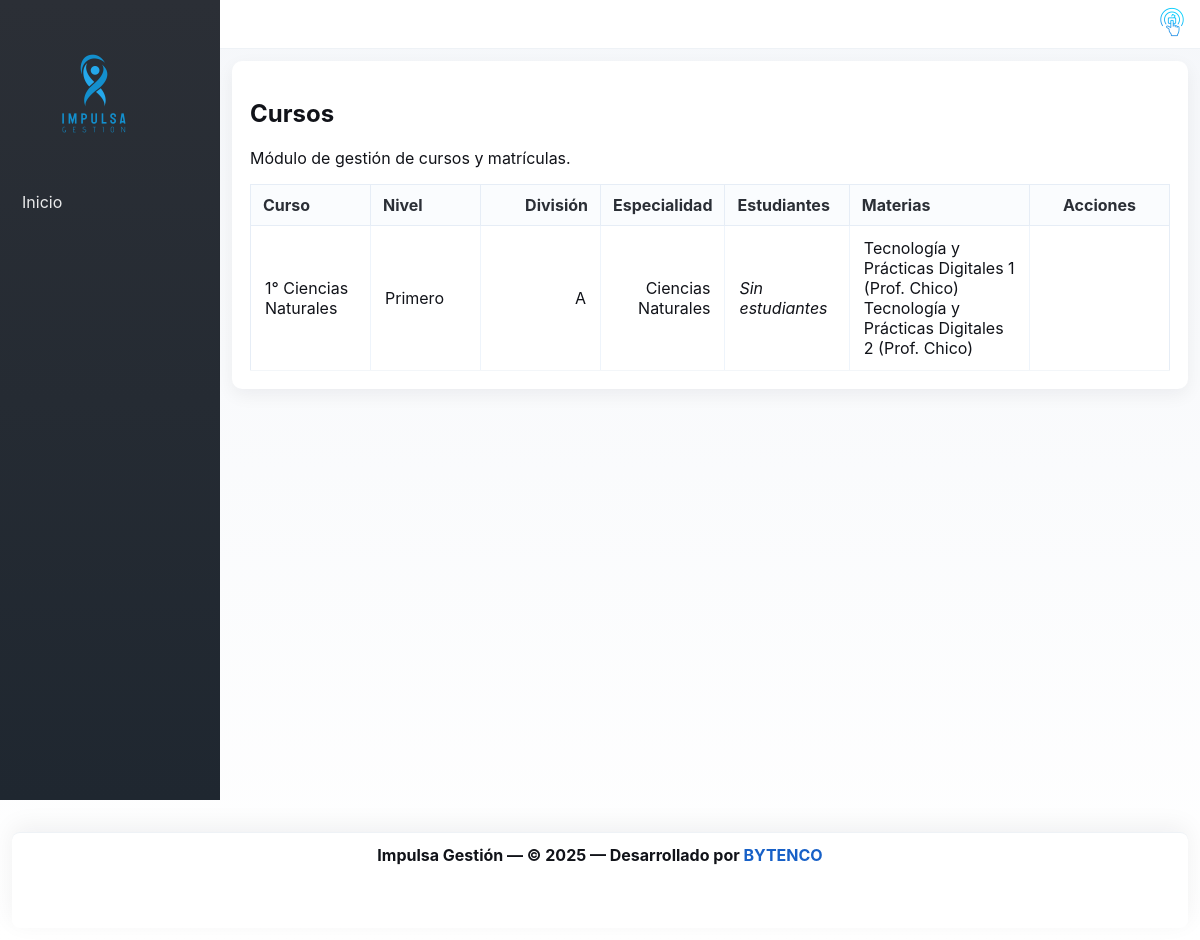
The app's page /courses/, older data.
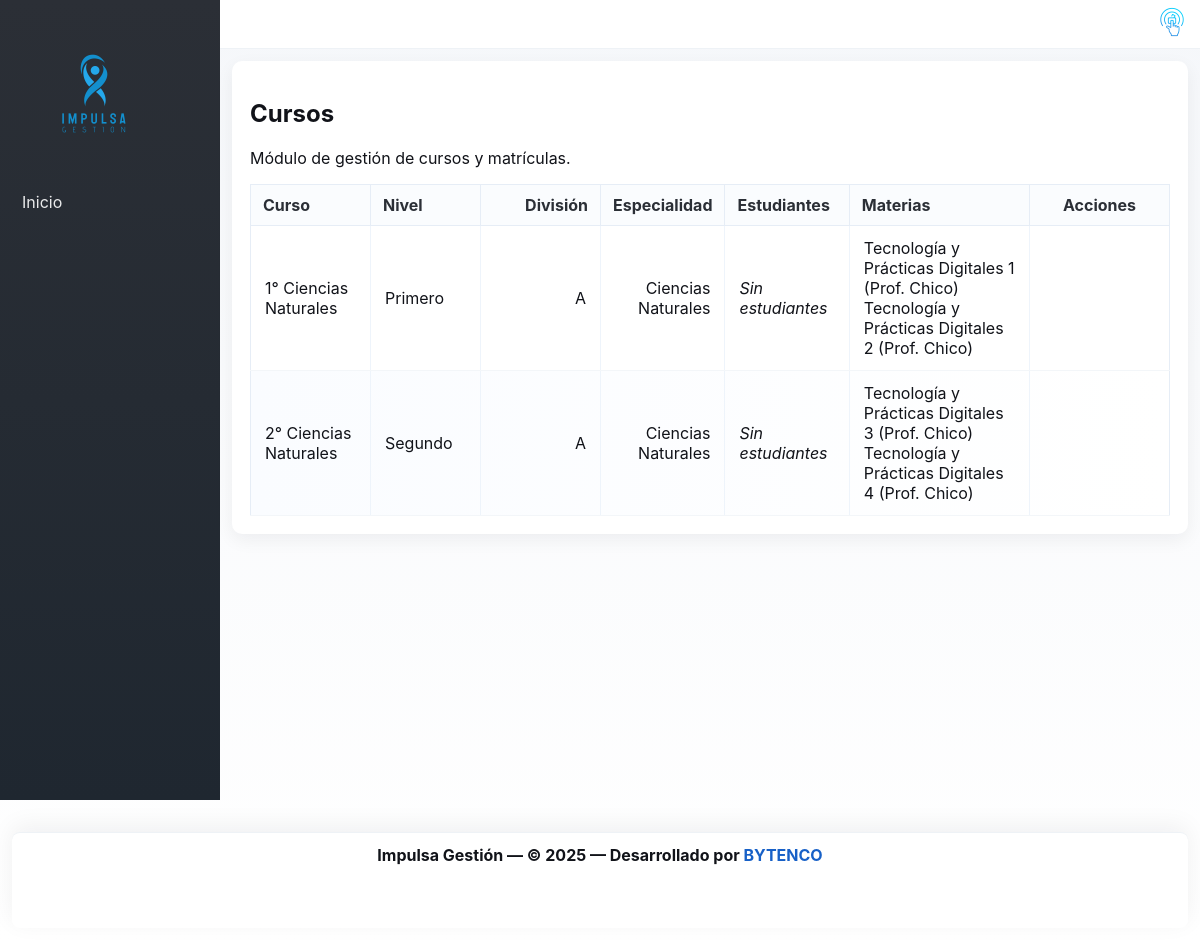
The same page, newer data.
### courses/models.py (models this page shows, shortened)
class Course(models.Model):
    level = models.ForeignKey('courses.Level', on_delete=models.PROTECT, related_name='courses')
    division = models.ForeignKey('courses.Division', on_delete=models.PROTECT, related_name='courses')
    specialty = models.ForeignKey('courses.Specialty', null=True, blank=True, on_delete=models.SET_NULL, related_name='courses')
    name = models.CharField(max_length=200, blank=True)
    code = models.CharField(max_length=50, blank=True)
    description = models.TextField(blank=True)
    class Meta:
        unique_together = ('level', 'division', 'specialty')

class Level(models.Model):
    name = models.CharField(max_length=50)
    order = models.PositiveSmallIntegerField(unique=True)
    class Meta:
        ordering = ['order']

class Division(models.Model):
    name = models.CharField(max_length=10)
    class Meta:
        unique_together = ('name',)

class Specialty(models.Model):
    name = models.CharField(max_length=200)
    code = models.CharField(max_length=50, blank=True)

class CourseMaterial(models.Model):
    course = models.ForeignKey(Course, on_delete=models.CASCADE, related_name='materials')
    subject = models.ForeignKey('subjects.Subject', on_delete=models.CASCADE, related_name='course_materials')
    teacher = models.ForeignKey('teachers.Teacher', on_delete=models.PROTECT, related_name='course_materials')
    class Meta:
        unique_together = ('course', 'subject')

### subjects/models.py (models this page shows, shortened)
class Subject(models.Model):
    name = models.CharField('nombre', max_length=200, unique=True)
    weekly_hours_presential = models.PositiveIntegerField('módulos semanales presenciales', default=0)
    weekly_hours_tutoring = models.PositiveIntegerField('módulos semanales de tutoría', null=True, blank=True)
    GRADE_1 = '1'
    GRADE_2 = '2'
    GRADE_3 = '3'
    GRADE_CHOICES = [
        (GRADE_1, '1ero'),
        (GRADE_2, '2do'),
        (GRADE_3, '3ro'),
    ]
    grade = models.CharField('año', max_length=2, choices=GRADE_CHOICES, default=GRADE_1)
    class Meta:
        verbose_name = 'Asignatura'
        verbose_name_plural = 'Asignaturas'

### teachers/models.py (models this page shows)
class Teacher(Person):
    """Docente de la institución. Hereda atributos comunes de Person."""

### courses/views.py (the view)
# urls.py: path('', views.index, name='index'),
def index(request):
    Course = apps.get_model('courses', 'Course')
    Enrollment = apps.get_model('courses', 'Enrollment')
    qs = Course.objects.select_related('level', 'division', 'specialty').all().order_by('level__order', 'division__name')
    courses = []
    for c in qs:
        count = Enrollment.objects.filter(course=c).count()
        courses.append({
            'instance': c,
            'enrollments': count,
        })
    return render(request, 'courses/index.html', {
        'courses': courses,
    })

### core/context_processors.py (called while the page is built, shortened)
def user_context(request):
    roles = []
    notifications = []
    unread_count = 0
    user_groups = []
    user_perms = set()
    user = getattr(request, 'user', None)
    return {
        'user_roles': roles,
        'user_groups': user_groups,
        'user_perms': user_perms,
        'notifications': notifications,
        'unread_notifications_count': unread_count,
    }

### templates/courses/index.html (shortened to what this page needs)
{% extends 'base.html' %}
{% block content %}
	<h2>Cursos</h2>
	<p>Módulo de gestión de cursos y matrículas.</p>
	{% if courses %}
	<table class="table">
		<thead>
			<tr>
				<th>Curso</th>
				<th>Nivel</th>
				<th>División</th>
				<th>Especialidad</th>
				<th>Estudiantes</th>
				<th>Materias</th>
				<th>Acciones</th>
			</tr>
		</thead>
		<tbody>
			{% for item in courses %}
			<tr>
				<td>{{ item.instance.name }}</td>
				<td>{{ item.instance.level.name }}</td>
				<td>{{ item.instance.division.name }}</td>
				<td>{% if item.instance.specialty %}{{ item.instance.specialty.name }}{% else %}—{% endif %}</td>
				<td>
					{% if item.instance.enrollment_set.all %}
						<ul style="margin: 0; padding-left: 20px;">
						{% for enrollment in item.instance.enrollment_set.all %}
							<li>
								{{ enrollment.student.first_name }} {{ enrollment.student.last_name }}
								{% if user.is_authenticated %}
									{% if user.is_superuser or 'courses.delete_enrollment' in user_perms %}
										<a href="{% url 'courses:delete_enrollment' enrollment.pk %}" style="font-size: 0.9em;">Eliminar</a>
									{% endif %}
								{% endif %}
							</li>
						{% endfor %}
						</ul>
					{% else %}
						<em>Sin estudiantes</em>
					{% endif %}
				</td>
				<td>
					{% for material in item.instance.materials.all %}
						<div>{{ material.subject.name }} (Prof. {{ material.teacher.last_name }})
						</div>
					{% empty %}
						<em>Sin materias</em>
					{% endfor %}
				</td>
				<td>
				</td>
			</tr>
			{% endfor %}
		</tbody>
	</table>
	{% else %}
	<p>No hay cursos definidos todavía.</p>
	{% endif %}
{% endblock %}

### templates/base.html (shortened to what this page needs)
{% load static %}
<!doctype html>
<html lang="es">
  <head>
  <link rel="stylesheet" href="{% static 'css/site.css' %}?v=2">
  </head>
  <body>
    <div class="layout">
  <aside class="sidebar" id="site-sidebar" aria-hidden="true">
        <div class="sidebar-brand">
          <a href="/"><img src="{% static 'FullLogo_Transparent.png' %}" alt="Impulsa"/></a>
        </div>
        <nav class="sidebar-nav">
          <a href="/">Inicio</a>
        </nav>
      </aside>
      <div class="main-area">
        <header class="topbar">
          <div class="container topbar-inner">
            <div class="top-actions">
              <div class="user-menu">
                  {% if user.is_authenticated %}
                    <div class="user-auth">
                      <img src="{% static 'Acceso_garantizado.png' %}" alt="Acceso garantizado" class="accesso-icon" aria-hidden="true"/>
                      <span class="user-name">{{ user.username }}</span>
                      <a href="{% url 'core:logout' %}" title="Salir" class="logout-link">
                        <img src="{% static 'Salir.png' %}" alt="Salir" class="logout-icon" />
                      </a>
                    </div>
                  {% else %}
                    <a href="{% url 'core:login' %}" title="Ingresar">
                      <img src="{% static 'Accesso.png' %}" alt="Ingresar" class="login-icon" />
                    </a>
                  {% endif %}
                </div>
            </div>
          </div>
        </header>
        <main class="container content-area">
          {% block content %}{% endblock %}
        </main>
      </div>
    </div>
    <footer class="site-footer">
      <div class="container">
        <p>
          Impulsa Gestión — &copy; 2025 — Desarrollado por
          <a href="https://www.bytenco.com.ar" target="_blank" rel="noopener noreferrer" class="bytenco-credit">
            BYTENCO
          </a>
        </p>
      </div>
    </footer>
  </body>
</html>

### static/css/site.css (style rules this page uses)
:root { --gray-900:#111319; --gray-700:#2b2f36; --gray-500:#72787f; --blue-800:#0b3d91; --blue-600:#1760c7; --sky-400:#56c3ff; --accent:#56c3ff; --muted:#f5f7fa; }
* { box-sizing:border-box }
body { margin:0; font-family: Inter, system-ui, -apple-system, "Segoe UI", Roboto, "Helvetica Neue", Arial; background: linear-gradient(180deg,var(--muted),#ffffff); color:var(--gray-900); padding-bottom:140px; }
.container { max-width:1100px; margin:0 auto; padding:20px; }
.layout { display:flex;min-height:100vh }
.sidebar { width:220px; background:linear-gradient(180deg,var(--gray-700), #1f2730); color:white; padding:18px 14px; }
.sidebar-brand { padding:12px 0;display:flex;align-items:center;gap:8px }
.sidebar-brand img { height:128px;display:block }
.sidebar-nav { display:flex;flex-direction:column;gap:8px;margin-top:14px }
.sidebar-nav a { color:rgba(255,255,255,0.9);text-decoration:none;padding:8px;border-radius:6px }
.main-area { flex:1;display:flex;flex-direction:column }
.topbar { background:white;border-bottom:1px solid #eef2f6;position:sticky;top:0;z-index:1200 }
.topbar .container { padding-left:12px;padding-right:12px;padding-top:6px;padding-bottom:6px }
.topbar-inner { display:flex;align-items:center;justify-content:space-between;padding:0 }
.top-actions { display:flex;gap:12px;align-items:center }
.login-icon { height:32px;vertical-align:middle }
.user-menu a { display:inline-flex;align-items:center;gap:8px }
.notif-icon, .login-icon, .bytenco-logo, .accesso-icon, .logout-icon { transition: transform .12s ease, filter .12s ease, opacity .12s ease; will-change: transform, filter, opacity; }
.content-area { background:white;margin:12px;border-radius:10px;padding:18px;box-shadow:0 6px 18px rgba(16,24,40,0.06) }
.site-footer { margin-top:12px; padding:14px 0; text-align:center; color:var(--gray-700); background:white; position:fixed; left:12px;right:12px;bottom:12px; height:96px; border-top:1px solid #eef2f6; z-index:9999; padding:12px 20px; border-radius:8px; box-shadow:0 -6px 24px rgba(16,24,40,0.06); }
.site-footer .container { display:flex;align-items:center;justify-content:center;gap:10px;padding:0 }
.site-footer p { margin:0;color:var(--gray-900);font-weight:700;font-size:16px;white-space:normal }
.site-footer a.bytenco-credit { display:inline-flex;align-items:center;gap:8px;color:var(--blue-600);text-decoration:none }
.bytenco-credit { color:var(--gray-500);text-decoration:none }
h1,h2 { color:var(--gray-900) }
.table { width:100%;border-collapse:collapse;margin-top:12px;border:1px solid #e6edf6;background:white }
.table thead th { background:#fafcfe;color:var(--gray-700);font-weight:700;padding:10px 12px;border-bottom:1px solid #e6edf6;border-right:1px solid #e6edf6;text-align:left }
.table thead th:last-child { border-right:0 }
.table tbody td { padding:12px 14px;border-bottom:1px solid #f3f6f9;border-right:1px solid #eef4fb;vertical-align:middle }
.table tbody td:last-child { border-right:0 }
.table th:first-child, .table td:first-child { width:120px }
.table th:nth-child(2), .table td:nth-child(2) { width:110px }
.table th:nth-child(3), .table td:nth-child(3), .table th:nth-child(4), .table td:nth-child(4) { width:120px;text-align:right }
.table th:last-child, .table td:last-child { width:140px;text-align:center }
.table td:nth-child(5) { white-space:normal;max-width:60ch;overflow:hidden;text-overflow:ellipsis }
.table tbody tr:nth-child(even) { background:linear-gradient(90deg, rgba(245,249,255,0.5), rgba(255,255,255,0.5)) }

Row changes from the older to the newer data that the page shows:
added Course: instance.name "2° Ciencias Naturales", instance.level.name "Segundo", instance.division.name "A", instance.specialty.name "Ciencias Naturales", shows "Sin estudiantes"
added CourseMaterial: subject.name "Tecnología y Prácticas Digitales 3", teacher.last_name "Chico", shown under "2° Ciencias Naturales"
added CourseMaterial: subject.name "Tecnología y Prácticas Digitales 4", teacher.last_name "Chico", shown under "2° Ciencias Naturales"
